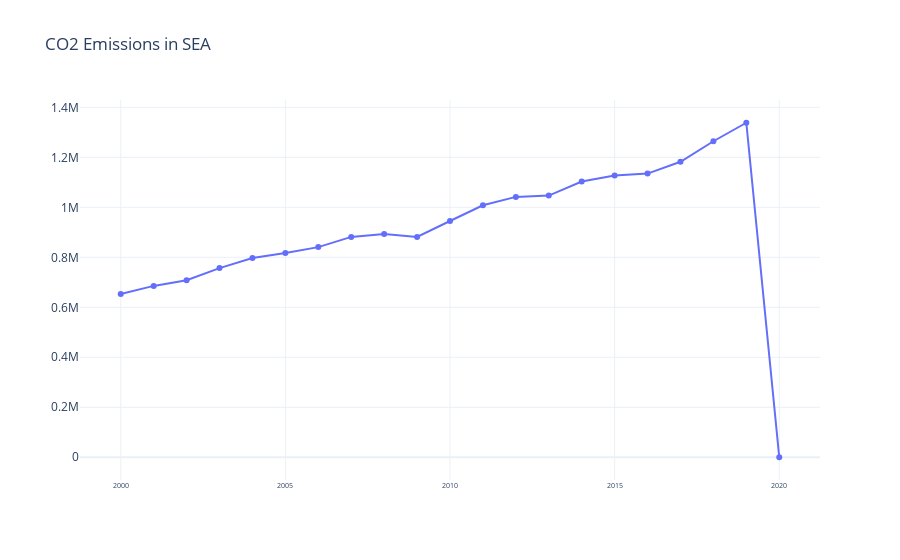

Notebook cell for this chart:
### Code cell
fig_co2_sea_sum = go.Figure()
fig_co2_sea_sum = fig_co2_sea_sum.add_trace(go.Scatter(x = co2_sea_sum['year'], y = co2_sea_sum['value-co2-emissions-kt-by-country'], name = 'CO2 Emissions', mode = 'lines+markers'))
fig_co2_sea_sum.update_layout(title = 'CO2 Emissions in SEA', xaxis_tickfont_size = 7, template = 'plotly_white')
fig_co2_sea_sum.show()

### Figure 1 — Plotly figure (JSON) as saved in the notebook; plotly's stock layout.template omitted (floating-point values rounded to 4 significant figures)
{"data": [{"mode": "lines+markers", "name": "CO2 Emissions", "type": "scatter", "x": [2000, 2001, 2002, 2003, 2004, 2005, 2006, 2007, 2008, 2009, 2010, 2011, 2012, 2013, 2014, 2015, 2016, 2017, 2018, 2019, 2020], "y": [653000, 685660, 708300.0, 756800.0, 797400.0, 817400.0, 840900.0, 881800.0, 893700.0, 881800.0, 945300.0, 1008000.0, 1042000.0, 1047000.0, 1103000.0, 1128000.0, 1135000.0, 1182000.0, 1265000.0, 1339000.0, 0]}], "layout": {"title": {"text": "CO2 Emissions in SEA"}, "xaxis": {"tickfont": {"size": 7}}}}
